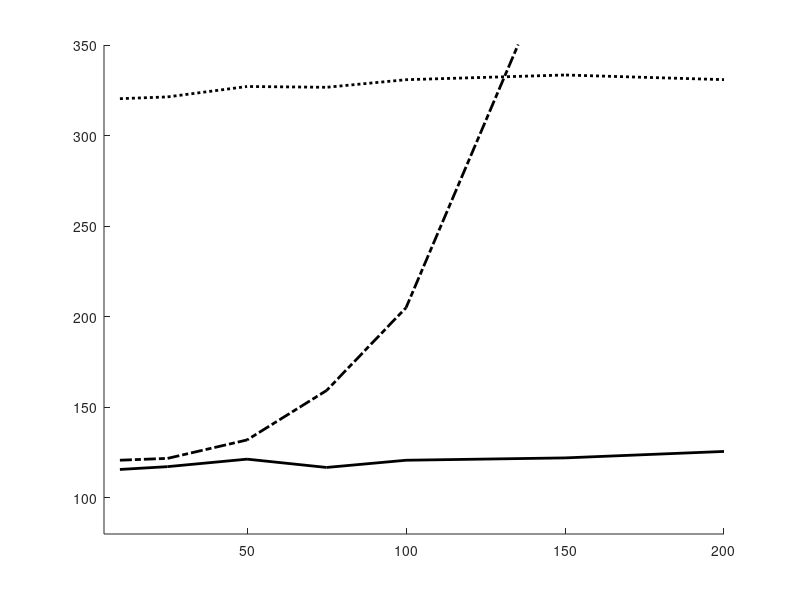

Write MATLAB code to recreate this figure. (Note: this script raises an error after producing the figure.)
clear;
clc;
close all;

TP = [10,25,50,75,100,150,200]; %7
LatZero = [320.3608322,321.3453256,327.0924333,326.6492689,330.8418789,333.4437322,330.8689822]; 
ConZero = [98.67052756,99.32295689,98.46180389,98.55690111,99.16398878,97.36931389,94.52633778]; 
LatCmO = [120.7411712,121.758385,131.9334411,159.2330944,204.9730367,410.9449833,1131.580602]; 
ConCmO = [100,100,100,91.25328278,74.49021689,38.28706789,30.87328556];
LatCv = [115.6390222,117.1922789,121.3292156,116.7463901,120.7267906,122.0193823,125.5836089];
ConCv = [100,99.85822889,92.95622156,92.31734,85.67499022]; %5

T = [1000,500,250,100,75,50,25,12.5];
Con = [98.51,99.86,100,100,100,100,99.60,99.86];

Lat1R = [84.219005,121.0959633,267.01762,334.73009,469.237945,640.1349267,1086.41542];
Lat5R = [150.439581,150.58367,158.1996176,179.709039,208.292013,588.74626,1639.969189];
Lat7R = [150.9895434,150.7543266,275.404859,212.2111357,210.1299633,691.4358629,2341.255343]; 

figure
hold on
plot(TP, LatZero, 'k:', 'LineWidth', 2)
plot(TP, LatCmO, 'k-.', 'LineWidth', 2)
plot(TP, LatCv, 'k-', 'LineWidth', 2)
axis([5 200 80 350])
ax = gca;
ax.FontSize = 14; 
xlabel('Throughput (ops/s)','FontSize',14)
ylabel('Latency (ms)','FontSize',14)
legend('Zero','CmRDT-O','CvRDT',...
    'Location','Best','FontSize',12)
grid on

figure
hold on
plot(TP, ConZero, 'k:', 'LineWidth', 2)
plot(TP, ConCmO, 'k-.', 'LineWidth', 2)
plot(TP(1:5), ConCv, 'k-', 'LineWidth', 2)
axis([5 200 90 101])
ax = gca;
ax.FontSize = 14; 
xlabel('Throughput (ops/s)','FontSize',14)
ylabel('Consistency (%)','FontSize',14)
legend('Zero','CmRDT-O','CvRDT',...
    'Location','Best','FontSize',12)
grid on

% figure
% hold on
% plot(T, Con, 'k-', 'LineWidth', 2)
% axis([0 1000 98 100.5])
% ax = gca;
% ax.FontSize = 14; 
% xlabel('Queue Processing Frequency (ms)','FontSize',14)
% ylabel('Consistency (%)','FontSize',14)
% grid on

figure 
hold on
plot(TP, Lat1R, 'k-', 'LineWidth', 2)
plot(TP, LatCmO, 'k:', 'LineWidth', 2)
plot(TP, Lat5R, 'k-.', 'LineWidth', 2)
plot(TP, Lat7R, 'k--', 'LineWidth', 2)
axis([5 205 80 700])
ax = gca;
ax.FontSize = 14; 
xlabel('Throughput (ops/s)','FontSize',14)
ylabel('Latency (ms)','FontSize',14)
legend('1 Replica','3 Replicas','5 Replicas','7 Replicas',...
    'Location','Best','FontSize',12)
grid on
% 
% figure 
% hold on
% plot(TP, LatQ3, 'LineWidth', 2)
% plot(TP, LatCv, 'LineWidth', 2)
% axis([0 90 200 450])
% ax = gca;
% ax.FontSize = 14; 
% xlabel('Throughput (ops/s)','FontSize',14)
% ylabel('Latency (ms)','FontSize',14)
% legend('CmRDT-Queue','CvRDT',...
%     'Location','NorthWest','FontSize',12)
% grid on
% 
% 
% 
